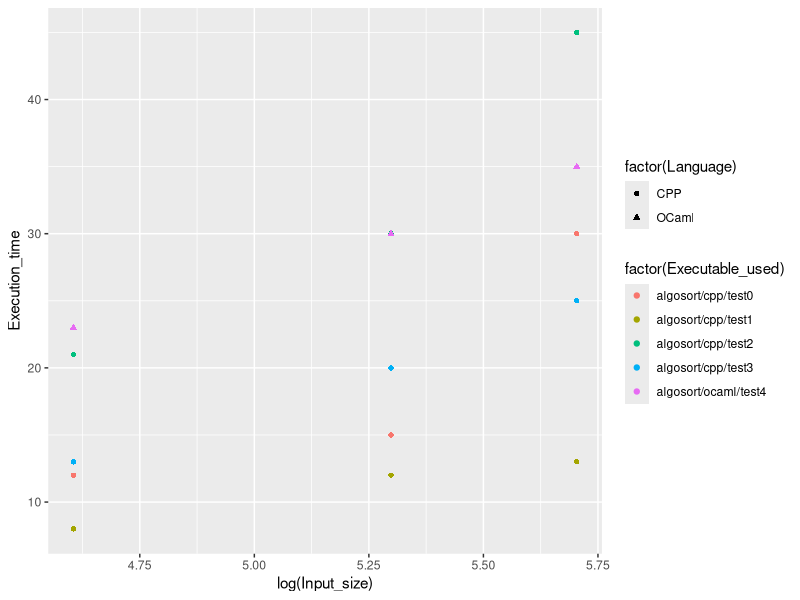

Source code (R):
## ---- chunk 1
knitr::opts_chunk$set(echo = TRUE)
## ---- chunk 2
library(ggplot2)
## ---- chunk 3
sort_data = read.csv("example.csv")
summary(sort_data)
str(sort_data)

## ---- chunk 4

ggplot( data = sort_data, aes(x=log(Input_size), y=Execution_time, color=factor(Executable_used), shape = factor(Language))) + geom_point()
## ---- chunk 5
str(sort_data$Language)


## ---- chunk 6

